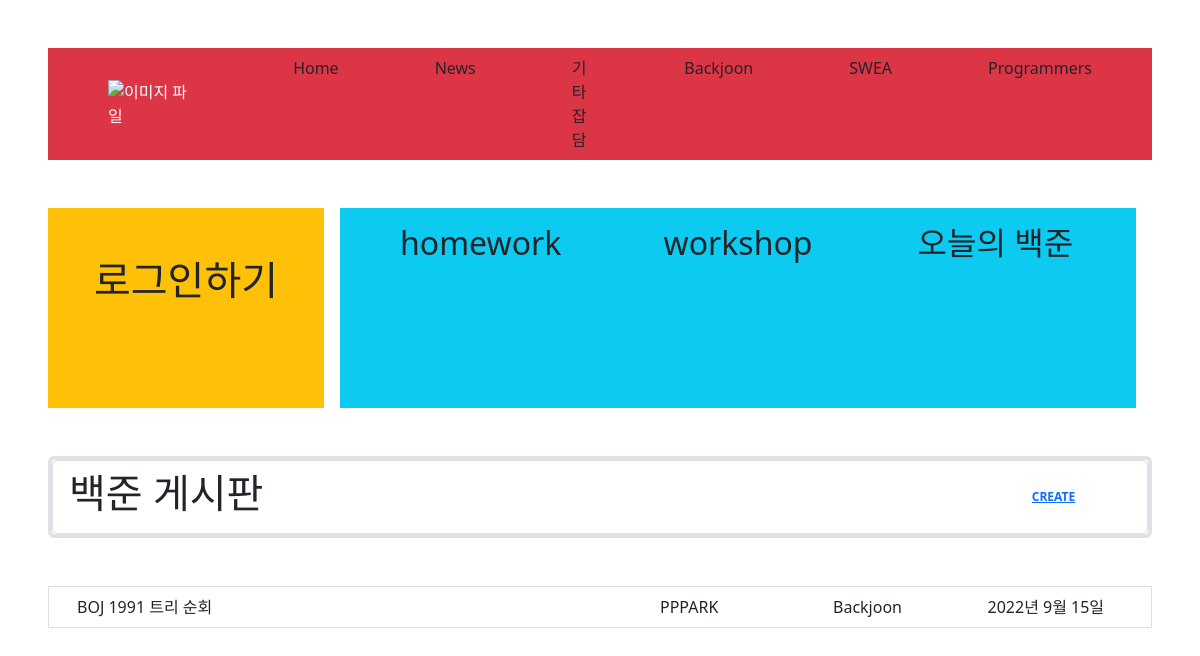
/Backjoon_board/, run on an earlier commit of the app's database.
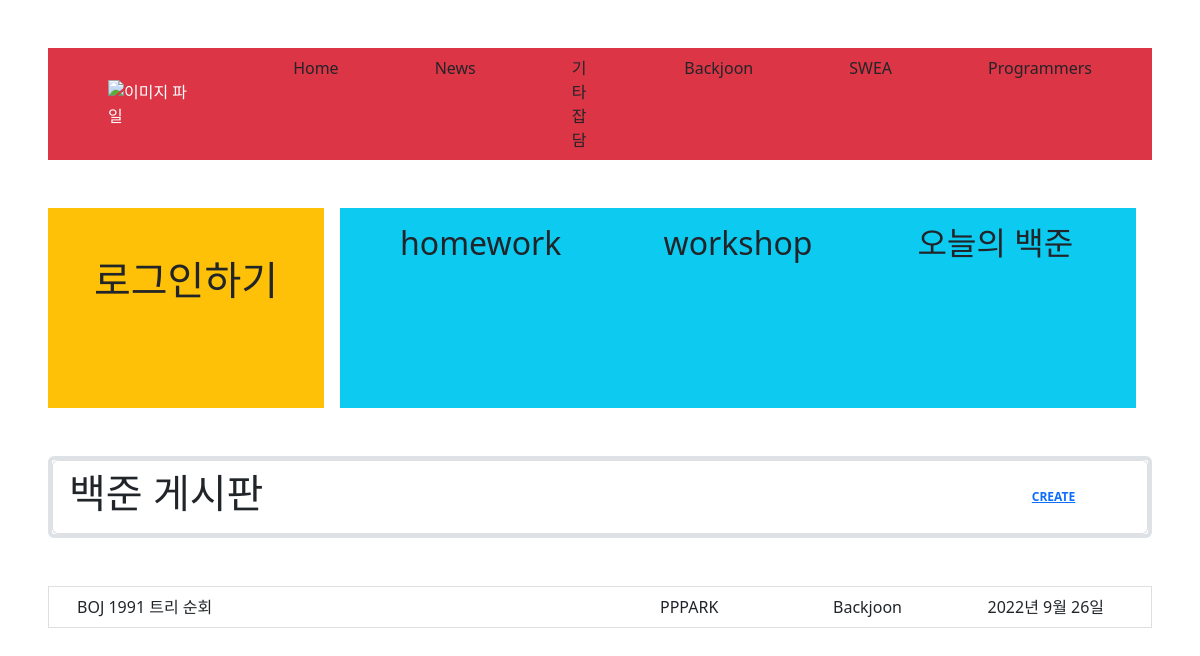
And on a later commit of the database.
### articles/models.py (models this page shows)
class ArticleModel(models.Model):
    variety_1 = (
              ('Backjoon', 'Backjoon'),
              ('SWEA', 'SWEA'),
              ('Programmers', 'Programmers'),
              ('else', 'else'),
    )
    username = models.CharField(max_length=30)
    title = models.CharField(max_length= 30)
    content = models.TextField()
    release_date = models.DateField(auto_now = True)
    update_date = models.DateField(auto_now_add= True)
    variety = models.CharField(max_length=30, choices=variety_1)
    visited = models.IntegerField(default=0)

### articles/views.py (the view)
# urls.py: path('Backjoon_board/', views.Backjoon_board, name = 'Backjoon_board'),
def Backjoon_board(request):
    articles = ArticleModel.objects.filter(variety = "Backjoon")
    context = {
        "articles" : articles
    }
    return render(request, "articles/Backjoon_board.html", context)

### articles/templates/articles/Backjoon_board.html (shortened to what this page needs)
{% extends 'base.html' %}
{% block content %}
<ul class="list-group border border-4 my-5">
    <li class="list-group-item d-flex justify-content-between align-items-center">
      <h1>백준 게시판</h1>
      <span class="badge badge-primary badge-pill mx-5"><a href="{% url 'articles:create' %}">CREATE</a></span>
    </li>
</ul>
<ul class="list-group">
    {% for article in articles %}
    <a href="{% url 'articles:detail' article.id %}" class='text-decoration-none'>
    <li class="list-group-item list-group-item-action">
    <div class="container text-center">
        <div class="row">
            <div class="col-6 text-start">{{article.title}}</div>
            <div class="col-2">{{article.username}}</div>
            <div class="col-2">{{article.variety}}</div>
            <div class="col-2">{{article.release_date}}</div>
        </div>
    </div>
    </li>
    </a>
    {% endfor %}
</ul>
{% endblock content %}

What changed in the data, as far as the page shows it:
changed ArticleModel "PPPARK": release_date "2022년 9월 15일" → "2022년 9월 26일"
